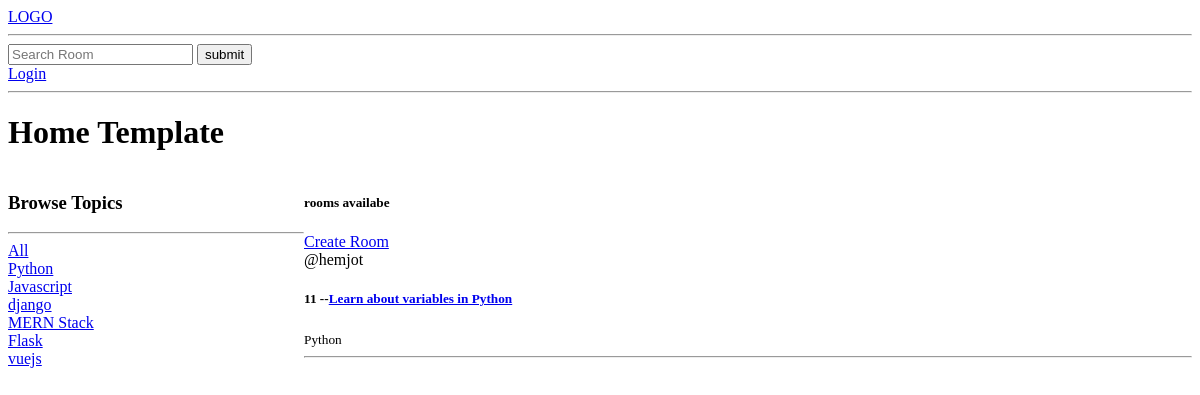
/?q=Python, run on an earlier commit of the app's database.
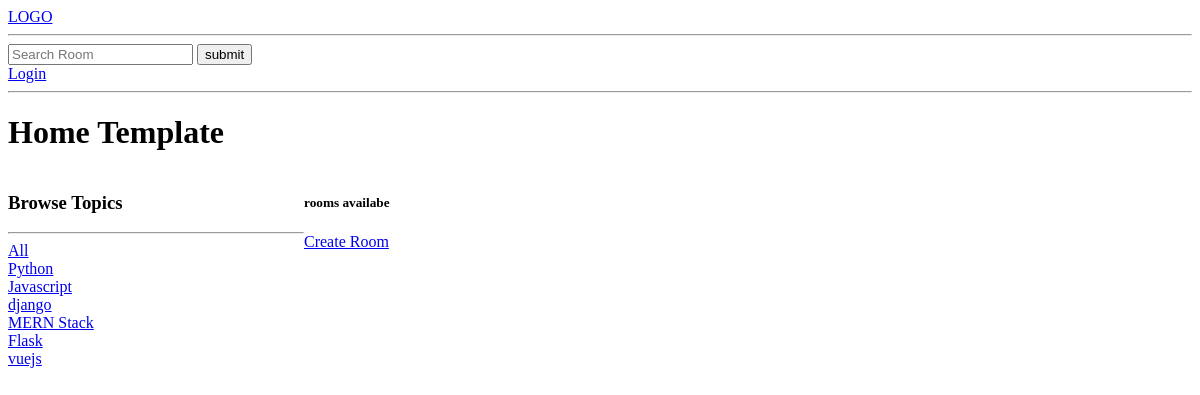
And on a later commit of the database.
### base/models.py (models this page shows, shortened)
class Topic(models.Model):
    name = models.CharField(max_length=100)

class Room(models.Model):
    host=models.ForeignKey(User, on_delete=models.SET_NULL, null=True )
    name = models.CharField(max_length=100)
    topic=models.ForeignKey(Topic, on_delete=models.CASCADE, null=True)
    description = models.TextField(max_length=250)
    created_at = models.DateTimeField(auto_now_add=True)
    updated_at = models.DateTimeField(auto_now=True)
    class Meta:
        ordering = ['-created_at', 'updated_at']

### base/views.py (the view)
# urls.py: path('',views.home, name='home' ),
def home(request):
    q= request.GET.get('q') if request.GET.get('q') != None else ''
    print(q)
    rooms= Room.objects.filter(
      Q( name__icontains=q ) |
      Q( description__icontains=q ) |
      Q( topic__name__icontains=q ) |
      Q( host__username__icontains=q )
    )
    topics= Topic.objects.all()
    return render(request, 'base/home.html', context={'rooms':rooms, 'topics':topics})

### base/templates/base/home.html (shortened to what this page needs)
{% extends 'main.html' %}
{% block content %}
<h1>Home Template</h1>
<div class="home-container">
    <div>
        <h3>Browse Topics</h3>
        <hr>
        <div>
            <a href="{% url 'home' %}">All</a>
        </div>
        {% for topic in topics %}
        <div>
             <a href="{% url 'home' %}?q={{topic.name}}">{{topic.name}}</a>
        </div>
        {%endfor%}
    </div>
    <div>
        <h5>{{room_count}} rooms availabe</h5>
        <a href="{% url 'create-room' %}">Create Room</a>
        <div>
           {% for room in rooms %}
            <div>
                <span>@{{room.host.username}}</span>
                <h5>{{room.id}} --<a href="{% url 'room' room.id %}">{{room.name}}</a></h5>
            <small>{{room.topic.name}}</small>
            <hr>
            </div>
           {% endfor %}
    </div>
    </div>
</div>
{% endblock content%}

What changed in the data, as far as the page shows it:
removed Room: host.username "hemjot", id "11", name "Learn about variables in Python", topic.name "Python"
